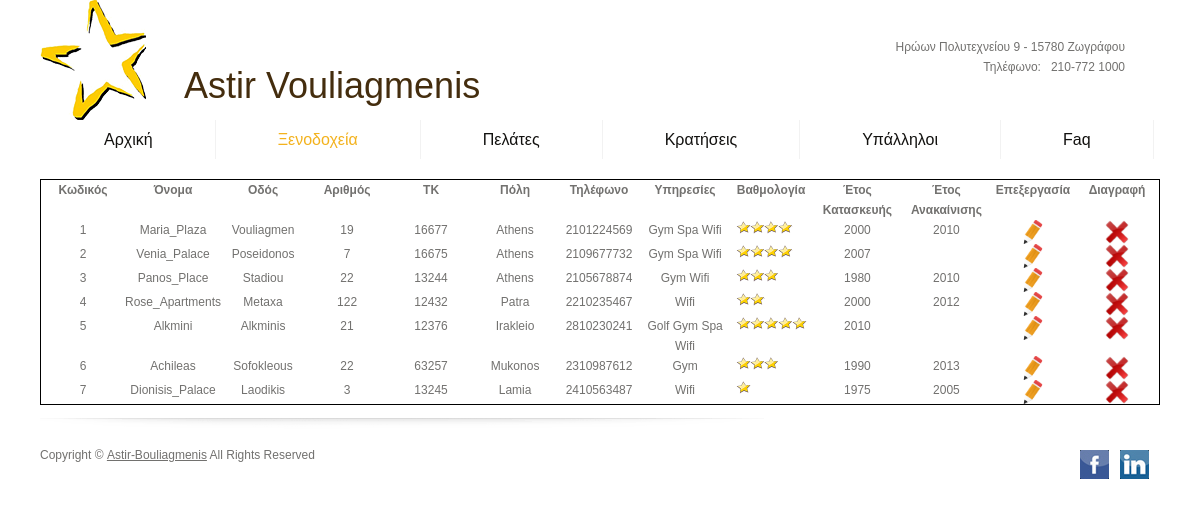
Page /hotels_view.php on the committed database.
### tables this page shows
CREATE TABLE IF NOT EXISTS `hotel_phone` (
  `hotel_id` int(11) NOT NULL,
  `phone_number` char(10) NOT NULL,
  PRIMARY KEY (`hotel_id`,`phone_number`)
);

CREATE TABLE IF NOT EXISTS `hotels` (
  `hotel_id` int(11) NOT NULL AUTO_INCREMENT,
  `name` varchar(25) NOT NULL,
  `street` varchar(10) NOT NULL,
  `number` int(11) NOT NULL,
  `postalcode` int(11) NOT NULL,
  `city` varchar(10) NOT NULL,
  `rate` tinyint(4) NOT NULL,
  `construction_year` year(4) NOT NULL,
  `renovation_year` year(4) DEFAULT NULL,
  PRIMARY KEY (`hotel_id`)
);

### models/hotels.php (called while the page is built, shortened)
<?php
	function GetHotels() {
        $res = mysql_query(
            "SELECT
                *
            FROM
                hotels LEFT JOIN hotel_phone
			ON
				hotels.hotel_id = hotel_phone.hotel_id"
        );
        $rows = array();
        while ( $row = mysql_fetch_array( $res ) ) {
            $rows[] = $row;
        }
        return $rows;
    }
	function GetHotelServices($hotel_id) {
		$res = mysql_query(
            "SELECT
                service
            FROM
                hotel_service
			WHERE
				hotel_id = '$hotel_id'"
        );
        $rows = array();
        while ( $row = mysql_fetch_array( $res ) ) {
            $rows[] = $row;
        }
        return $rows;
	}
?>

### hotels_services.php (called while the page is built, shortened)
<?php
	$services = array();
	$service = "";
	$count = 0;
	foreach( $hotels as $hotel ) {
		$hotel_services = GetHotelServices( $hotel[0] );
		foreach( $hotel_services as $hotel_service ) {
			$service .= $hotel_service[0] . ", ";
		}
		$service = implode(" ", explode(",",$service) );
		$services[$count] = $service;
		$count = $count + 1;
		$service = "";
	}
?>

### views/hotels_view.php (the view, shortened to what this page needs)
<div id="sel_wrapper">
	<table class="hotels_table">
		<tr>
			<td class="table_titles" >
				<strong>Κωδικός</strong>
			</td>
			<td class="table_titles" >
				<strong>Όνομα</strong>
			</td>
			<td class="table_titles" >
				<strong>Οδός</strong>
			</td>
			<td class="table_titles" >
				<strong>Αριθμός</strong>
			</td>
			<td class="table_titles" >
				<strong>ΤΚ</strong>
			</td>
			<td class="table_titles" >
				<strong>Πόλη</strong>
			</td>
			<td class="table_titles" >
				<strong>Τηλέφωνο</strong>
			</td>
			<td class="table_titles" >
				<strong>Υπηρεσίες</strong>
			</td>
			<td class="table_titles" >
				<strong>Βαθμολογία</strong>
			</td>
			<td class="table_titles" >
				<strong>Έτος Κατασκευής</strong>
			</td>
			<td class="table_titles" >
				<strong>Έτος Ανακαίνισης</strong>
			</td>
			<td class="table_titles" >
				<strong>Επεξεργασία</strong>
			</td>
			<td class="table_titles" >
				<strong>Διαγραφή</strong>
			</td>
		</tr>
		<?php
			$previousHotelId = -1;
			$i = 0;
			foreach( $hotels as $hotel ) {
				if ( $previousHotelId == $hotel[0] ) {
						echo "<tr><td></td><td></td><td></td><td></td><td></td><td></td><td>" . $hotel[10] . "</td></tr>";
				}
				else {
				?><tr><?php
						$td = "<td>" . $hotel[0] . "</td>";
						echo $td;
						$td = "<td>" . $hotel[1] . "</td>";
						echo $td;
						$td = "<td>" . $hotel[2] . "</td>";
						echo $td;
						$td = "<td>" . $hotel[3] . "</td>";
						echo $td;
						$td = "<td>" . $hotel[4] . "</td>";
						echo $td;
						$td = "<td>" . $hotel[5] . "</td>";
						echo $td;
						$td = "<td>" . $hotel[10] . "</td>";
						echo $td;
						$td = "<td>" . $services[$i] . "</td>";
						echo $td;
						if ( $hotel[6] >= 1 && $hotel[6] <= 5 ) {
							$td = "<td><img src='images/" . $hotel[6] . "-stars.png' alt='-' height='16' width='75'> </td>";
							echo $td;
						}
						else {
							$td = "<td>-</td>";
							echo $td;
						}
						$td = "<td>" . $hotel[7] . "</td>";
						echo $td;
						$td = "<td>" . $hotel[8] . "</td>";
						echo $td;
						$td = "<td><a href='hotels_edit.php?hotel_id=" . $hotel[0] . "'><img src='images/edit.png' alt='X' height='24' width='24'> </td>";
						echo $td;
						$td = "<td><a href='hotels_delete.php?hotel_id=" . $hotel[0] . "'><img src='images/delete.png' alt='X' height='24' width='24'> </td>";
						echo $td;
					?></tr><?php
				}
				$previousHotelId = $hotel[0];
				$i = $i + 1;
			}
		?>
	</table>
</div>

### css/style.css (style rules this page uses)
body { background:#fff; border:0; font:12px Arial, Helvetica, sans-serif; color:#72716f; line-height:20px; min-width:1120px }
.main { margin:0 auto; width:960px; padding:0 6px }
a { color:#72716f; text-decoration:underline; outline:none }
table { border: 1px solid black; text-align: center; }
td { min-width: 7em; }

### rows in the picture
hotel_phone: hotel.hotel_id "1", hotel.name "Maria_Plaza", hotel.street "Vouliagmen", hotel.number "19", hotel.postalcode "16677", hotel.city "Athens", phone_number "2101224569", hotel.construction_year "2000", hotel.renovation_year "2010"
hotel_phone: hotel.hotel_id "2", hotel.name "Venia_Palace", hotel.street "Poseidonos", hotel.number "7", hotel.postalcode "16675", hotel.city "Athens", phone_number "2109677732", i "Gym Spa Wifi", hotel.construction_year "2007"
hotel_phone: hotel.hotel_id "3", hotel.name "Panos_Place", hotel.street "Stadiou", hotel.number "22", hotel.postalcode "13244", hotel.city "Athens", phone_number "2105678874", i "Gym Wifi", hotel.construction_year "1980", hotel.renovation_year "2010"
hotel_phone: hotel.hotel_id "4", hotel.name "Rose_Apartments", hotel.street "Metaxa", hotel.number "122", hotel.postalcode "12432", hotel.city "Patra", phone_number "2210235467", i "Wifi", shows a picture, hotel.construction_year "2000", hotel.renovation_year "2012"
hotel_phone: hotel.hotel_id "5", hotel.name "Alkmini", hotel.street "Alkminis", hotel.number "21", hotel.postalcode "12376", hotel.city "Irakleio", phone_number "2810230241", i "Golf Gym Spa Wifi", shows a picture, hotel.construction_year "2010"
hotel_phone: hotel.hotel_id "6", hotel.name "Achileas", hotel.street "Sofokleous", hotel.number "22", hotel.postalcode "63257", hotel.city "Mukonos", phone_number "2310987612", i "Gym", hotel.construction_year "1990", hotel.renovation_year "2013"
hotel_phone: hotel.hotel_id "7", hotel.name "Dionisis_Palace", hotel.street "Laodikis", hotel.number "3", hotel.postalcode "13245", hotel.city "Lamia", phone_number "2410563487", i "Wifi", shows a picture, hotel.construction_year "1975", hotel.renovation_year "2005"
